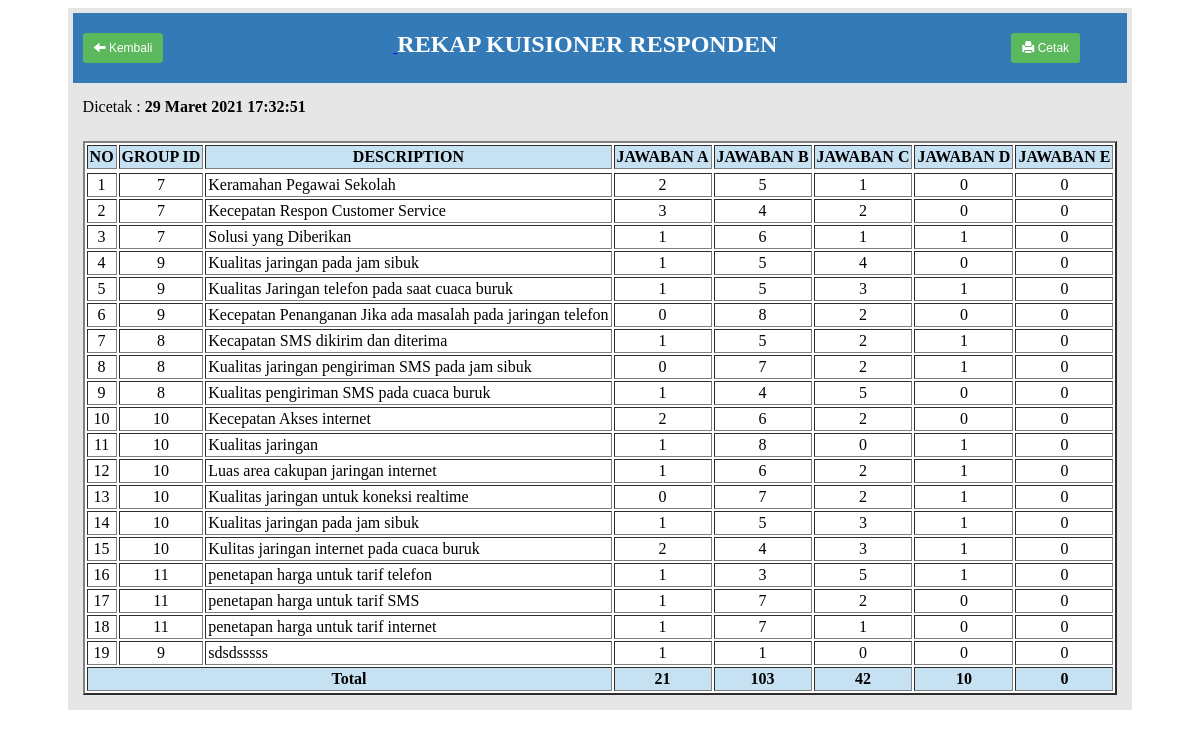
Screenshot of /adminweb/modul/mod_report/all_responden.php with the database file from the repository.
### tables this page shows
CREATE TABLE `tdescription`  (
  `descriptionId` int(11) NOT NULL AUTO_INCREMENT,
  `description` text NOT NULL,
  `groupId` int(11) NOT NULL,
  `CreatedDate` datetime(0) NOT NULL,
  `CreatedUser` int(11) NOT NULL,
  `ModifiedDate` datetime(0) NOT NULL,
  `ModifiedUser` int(11) NOT NULL,
  PRIMARY KEY (`descriptionId`) USING BTREE,
  INDEX `groupId`(`groupId`) USING BTREE,
  CONSTRAINT `tdescription_ibfk_1` FOREIGN KEY (`groupId`) REFERENCES `tgroup` (`groupId`) ON DELETE CASCADE ON UPDATE CASCADE
);

### fungsi/fungsi_indotgl.php (called while the page is built, shortened)
<?php
	function tgl_indo($tgl){
			$tanggal = substr($tgl,8,2);
			$bulan = getBulan(substr($tgl,5,2));
			$tahun = substr($tgl,0,4);
			return $tanggal.' '.$bulan.' '.$tahun;
	}
	function getBulan($bln){
				switch ($bln){
					case 3:
						return "Maret";
						break;
				}
			}
?>

### adminweb/modul/mod_report/all_responden.php (the view, shortened to what this page needs)
<?php
include "../../../koneksi.php";
include "../../../fungsi/fungsi_indotgl.php";
$hasil = mysqli_query($conn ,"SELECT * FROM tdescription");
$date = date('Y-m-d');
$time = date('H:i:s');
$dateIndo = tgl_indo($date);
echo "<center><table border=0 cellpadding=10 cellspacing=5 bgcolor= #e6e6e6>
		<tr >
			<td colspan='8'  bgcolor=#337ab7 style='border: none ;color:white;'>
			<a href='../../master.php?module=hasil&sub=laporan'>
			<button style='margin-right:230px;' class='btn'><span class='glyphicon glyphicon-arrow-left'></span> Kembali</button>
			</a>
			<b><font size=5>REKAP KUISIONER RESPONDEN</font></b>
			<a href='exportExcel.php'>
			<button style='margin-left:230px;' class='btn'><span class='glyphicon glyphicon-print'></span> Cetak</button></a>
			</td>
		</tr>
		<tr>
			<td colspan=2>Dicetak : <b>$dateIndo $time</b></td>
		</tr>
		<tr>
			<td>
				<table cellpadding=2 border=2 bgcolor='#fff'>
					<tr>
					<td bgcolor=#c6e1f2 align=center><b>NO</b></td>
					<td bgcolor=#c6e1f2 align=center><b>GROUP ID</b></td>
					<td bgcolor=#c6e1f2 align=center><b>DESCRIPTION</b></td>
					<td bgcolor=#c6e1f2 align=center><b>JAWABAN A</b></td>
					<td bgcolor=#c6e1f2 align=center><b>JAWABAN B</b></td>
					<td bgcolor=#c6e1f2 align=center><b>JAWABAN C</b></td>
					<td bgcolor=#c6e1f2 align=center><b>JAWABAN D</b></td>
					<td bgcolor=#c6e1f2 align=center><b>JAWABAN E</b></td>
					<tr>
		";
$no = 1;
while ($data = mysqli_fetch_array($hasil)){
	$descriptionId = $data[descriptionId];
	$sql = mysqli_query($conn , "SELECT SUM(jawabanA) As TotalA,
						SUM(jawabanB) As TotalB,
						SUM(jawabanC) As TotalC,
						SUM(jawabanD) As TotalD,
						SUM(jawabanE) As TotalE
						FROM tanswer WHERE descriptionId = '$descriptionId'");
	while($oke = mysqli_fetch_array($sql)){
		echo "<tr valign=top>
			<td align='center'>$no</td>
			<td align='center'>$data[groupId]</td>
			<td >$data[description]</td>
			<td align='center'>$oke[TotalA]</td>
			<td align='center'>$oke[TotalB]</td>
			<td align='center'>$oke[TotalC]</td>
			<td align='center'>$oke[TotalD]</td>
			<td align='center'>$oke[TotalE]</td>
		  </tr>";
		$no++;
	}
}
$data_count = mysqli_fetch_array(mysqli_query($conn , "SELECT SUM(jawabanA) As TotalA,
						SUM(jawabanB) As TotalB,
						SUM(jawabanC) As TotalC,
						SUM(jawabanD) As TotalD,
						SUM(jawabanE) As TotalE
						FROM tanswer"));
echo "<tr align='center'>
		<td bgcolor=#c6e1f2 colspan='3'><b>Total</b></td>
		<td bgcolor=#c6e1f2><b>$data_count[TotalA]</b></td>
		<td bgcolor=#c6e1f2><b>$data_count[TotalB]</b></td>
		<td bgcolor=#c6e1f2><b>$data_count[TotalC]</b></td>
		<td bgcolor=#c6e1f2><b>$data_count[TotalD]</b></td>
		<td bgcolor=#c6e1f2><b>$data_count[TotalE]</b></td>
		</tr>
	</table>
	</td>
	</tr>
	</table>
	<center>";
?>

### adminweb/modul/mod_report/all_responden.php (style rules this page uses)
.btn { display: inline-block; padding: 6px 12px; font-size: 14px; font-weight: normal; line-height: 1.42857143; text-align: center; white-space: nowrap; vertical-align: middle; -ms-touch-action: manipulation; touch-action: manipulation; cursor: pointer; -webkit-user-select: none; -moz-user-select: none; -ms-user-select: none; user-select: none; background-image: none; border: 1px solid transparent; border-radius: 4px; background-color: #5cb85c; padding: 5px 10px; font-size: 12px; line-height: 1.5; border-radius: 3px; margin-top:10px; margin-bottom: 10px; color: white; }
.glyphicon { position: relative; top: 1px; display: inline-block; font-family: 'Glyphicons Halflings'; font-style: normal; font-weight: normal; line-height: 1; -webkit-font-smoothing: antialiased; -moz-osx-font-smoothing: grayscale; }
.glyphicon-print:before { content: "\e045"; }
.glyphicon-arrow-left:before { content: "\e091"; }

### rows the page displays
tdescription: groupId "7", description "Keramahan Pegawai Sekolah", oke "2", oke "5", oke "1", oke "0"
tdescription: groupId "7", description "Kecepatan Respon Customer Service", oke "3", oke "4", oke "2", oke "0"
tdescription: groupId "7", description "Solusi yang Diberikan", oke "1", oke "6", oke "0"
tdescription: groupId "9", description "Kualitas jaringan pada jam sibuk", oke "1", oke "5", oke "4", oke "0"
tdescription: groupId "9", description "Kualitas Jaringan telefon pada saat cuaca buruk", oke "1", oke "5", oke "3", oke "0"
tdescription: groupId "9", description "Kecepatan Penanganan Jika ada masalah pada jaringan telefon", oke "0", oke "8", oke "2"
tdescription: groupId "8", description "Kecapatan SMS dikirim dan diterima", oke "1", oke "5", oke "2", oke "0"
tdescription: groupId "8", description "Kualitas jaringan pengiriman SMS pada jam sibuk", oke "0", oke "7", oke "2", oke "1"
tdescription: groupId "8", description "Kualitas pengiriman SMS pada cuaca buruk", oke "1", oke "4", oke "5", oke "0"
tdescription: groupId "10", description "Kecepatan Akses internet", oke "2", oke "6", oke "0"
tdescription: groupId "10", description "Kualitas jaringan", oke "1", oke "8", oke "0"
tdescription: groupId "10", description "Luas area cakupan jaringan internet", oke "1", oke "6", oke "2", oke "0"
tdescription: groupId "10", description "Kualitas jaringan untuk koneksi realtime", oke "0", oke "7", oke "2", oke "1"
tdescription: groupId "10", description "Kualitas jaringan pada jam sibuk", oke "1", oke "5", oke "3", oke "0"
tdescription: groupId "10", description "Kulitas jaringan internet pada cuaca buruk", oke "2", oke "4", oke "3", oke "1", oke "0"
tdescription: groupId "11", description "penetapan harga untuk tarif telefon", oke "1", oke "3", oke "5", oke "0"
tdescription: groupId "11", description "penetapan harga untuk tarif SMS", oke "1", oke "7", oke "2", oke "0"
tdescription: groupId "11", description "penetapan harga untuk tarif internet", oke "1", oke "7", oke "0"
tdescription: groupId "9", description "sdsdsssss", oke "1", oke "0"

### other values shown
$dateIndo "29 Maret 2021"
$data_count[TotalA] "21"
$data_count[TotalB] "103"
$data_count[TotalC] "42"
$data_count[TotalD] "10"
$data_count[TotalE] "0"
